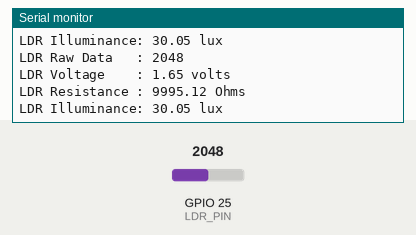
The sketch below on a simulated ESP32. Parts: the last lines printed to the serial monitor. The inputs (shaded band) are chosen by the test bench; at power-on: GPIO 25 (LDR_PIN) = 2048.

Above: at 3.2 s.
3.3 s: GPIO 25 (LDR_PIN) set to 2047
At 3.53 s:
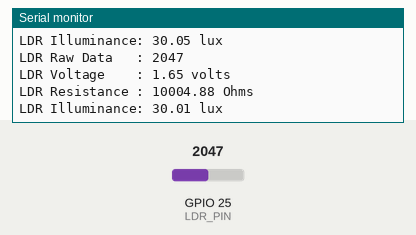
6.3 s: GPIO 25 (LDR_PIN) set to 2107
At 6.53 s:
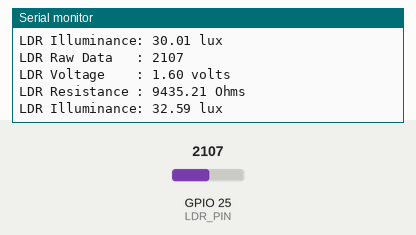
7.8 s: GPIO 25 (LDR_PIN) set to 3965
At 8.02 s:
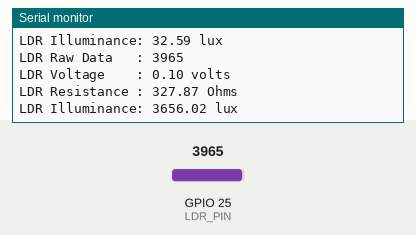
9.3 s: GPIO 25 (LDR_PIN) set to 4031
At 9.52 s:
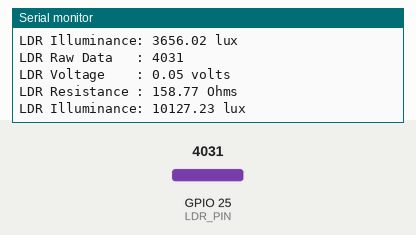
Timing chart, 0 to 12.3 s (numbered marks = the images above; inputs shaded):
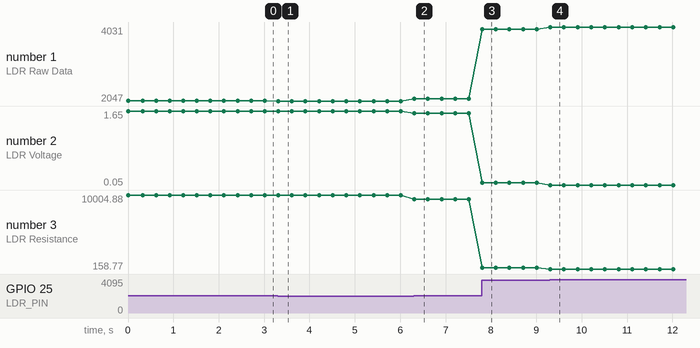

Measured:
- after the input at 3.3 s, the serial monitor: prints a new line at once (image 1)
- after the input at 6.3 s, the serial monitor: prints a new line at once (image 2)
- after the input at 7.8 s, the serial monitor: prints a new line at once (image 3)
- after the input at 9.3 s, the serial monitor: prints a new line at once (image 4)
- plotted number 1: 2048 → 2047 after the input at 3.3 s, 2047 → 2107 after the input at 6.3 s, 2107 → 3965 after the input at 7.8 s, 3965 → 4031 after the input at 9.3 s
- plotted number 2: 1.65 → 1.6 after the input at 6.3 s, 1.6 → 0.1 after the input at 7.8 s, 0.1 → 0.05 after the input at 9.3 s
- plotted number 3: 9995.12 → 10004.88 after the input at 3.3 s, 10004.88 → 9435.21 after the input at 6.3 s, 9435.21 → 327.87 after the input at 7.8 s, 327.87 → 158.77 after the input at 9.3 s

The sketch:

teste_LDR.ino
```cpp
// These constants, define values needed for the LDR readings and ADC
#define LDR_PIN                   25
#define MAX_ADC_READING           4095
#define ADC_REF_VOLTAGE           3.3
#define REF_RESISTANCE            10000  // measure this for best results
#define LUX_CALC_SCALAR           12518931
#define LUX_CALC_EXPONENT         -1.405


void setup(void)
{
  Serial.begin(9600);
  Serial.println(F("Light Sensor Test")); Serial.println("");


}

void loop(void)
{

  int   ldrRawData;
  float resistorVoltage, ldrVoltage;
  float ldrResistance;
  float ldrLux;

  // Perform the analog to digital conversion
  ldrRawData = analogRead(LDR_PIN);

  // RESISTOR VOLTAGE_CONVERSION
  // Convert the raw digital data back to the voltage that was measured on the analog pin
  resistorVoltage = (float)ldrRawData / MAX_ADC_READING * ADC_REF_VOLTAGE;

  // voltage across the LDR is the 5V supply minus the 5k resistor voltage
  ldrVoltage = ADC_REF_VOLTAGE - resistorVoltage;

  // LDR_RESISTANCE_CONVERSION
  // resistance that the LDR would have for that voltage
  ldrResistance = ldrVoltage/resistorVoltage * REF_RESISTANCE;

  // LDR_LUX
  // Change the code below to the proper conversion from ldrResistance to
  // ldrLux
  ldrLux = LUX_CALC_SCALAR * pow(ldrResistance, LUX_CALC_EXPONENT);

  // print out the results
  Serial.print("LDR Raw Data   : "); Serial.println(ldrRawData);
  Serial.print("LDR Voltage    : "); Serial.print(ldrVoltage); Serial.println(" volts");
  Serial.print("LDR Resistance : "); Serial.print(ldrResistance); Serial.println(" Ohms");
  Serial.print("LDR Illuminance: "); Serial.print(ldrLux); Serial.println(" lux");

  delay(250);
}
```
